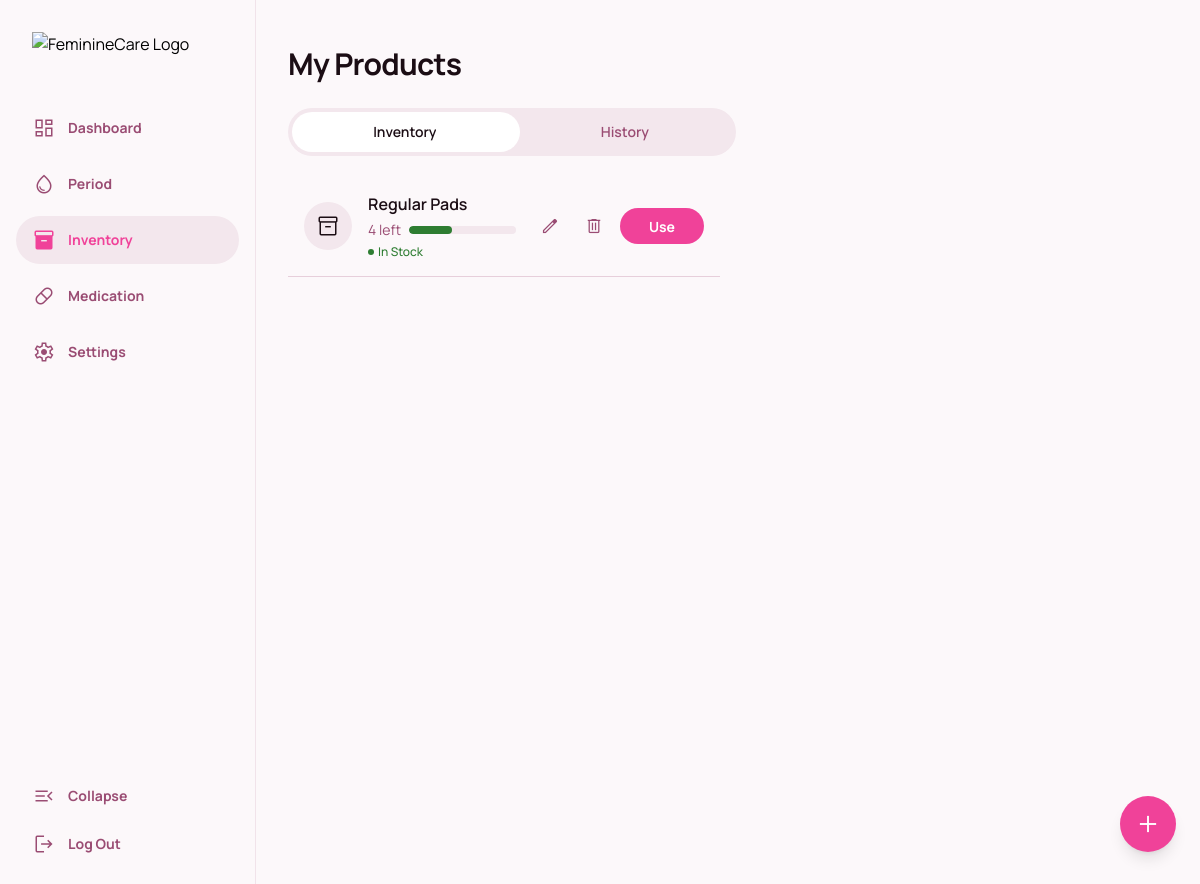
The page /products (signed in) on the database its author committed.
### models.py (models this page shows)
class Product(db.Model):
    id = db.Column(db.Integer, primary_key=True)
    user_id = db.Column(db.Integer, db.ForeignKey('user.id'), nullable=False)
    name = db.Column(db.String(100), nullable=False)
    category = db.Column(db.String(50), nullable=False)
    quantity = db.Column(db.Integer, nullable=False)
    initial_quantity = db.Column(db.Integer, nullable=False)
    created_at = db.Column(db.DateTime, default=datetime.utcnow)

### app.py (the view)
    def decorated_function(*args, **kwargs):
        if 'user_id' not in session:
            return redirect(url_for('login'))
        return f(*args, **kwargs)

### app.py (called while the page is built, shortened)
def login_required(f):
    def decorated_function(*args, **kwargs):
        if 'user_id' not in session:
            return redirect(url_for('login'))
        return f(*args, **kwargs)
    decorated_function.__name__ = f.__name__
    return decorated_function

def get_user_data():
    if 'user_id' in session:
        user = User.query.get(session['user_id'])
        return user
    return None

@app.context_processor
def inject_user_settings():
    if 'user_id' in session:
        user = get_user_data()
        if user and user.settings:
            return dict(user_settings={
                'cycle_reminders': user.settings.cycle_reminders,
                'medication_reminders': user.settings.medication_reminders,
                'supply_alerts': user.settings.supply_alerts,
                'notification_sounds': user.settings.notification_sounds,
                'passcode_lock': user.settings.passcode_lock
            })

@app.route('/products')
@login_required
def products():
    user = get_user_data()
    products = Product.query.filter_by(user_id=user.id).all()
    history = ProductHistory.query.filter_by(user_id=user.id).order_by(ProductHistory.date.desc()).all()
    grouped_history = {}
    for item in history:
        date_str = item.date.strftime('%B %d, %Y')
        if date_str not in grouped_history:
            grouped_history[date_str] = []
        grouped_history[date_str].append(item)
    return render_template('products.html',
                           user=user,
                           products=products,
                           grouped_history=grouped_history)

### templates/products.html (shortened to what this page needs)
{% extends "base.html" %}
{% block main_class %}flex-grow pb-24 md:pb-8 md:p-8{% endblock %}
{% block content %}
<header class="sticky top-0 z-10 bg-background-light/80 dark:bg-background-dark/80 backdrop-blur-sm md:bg-transparent md:dark:bg-transparent md:backdrop-blur-none md:relative md:pt-0">
    <div class="flex h-16 items-center px-4 md:px-0">
        <h1 class="ml-4 flex-1 text-xl font-bold tracking-tight text-text-primary dark:text-white md:ml-0 md:text-3xl">My Products</h1>
    </div>
</header>
<div class="px-4 py-3 md:px-0 md:mx-0">
    <div class="flex h-12 flex-1 items-center justify-center rounded-full bg-surface p-1 dark:bg-white/10 md:max-w-md">
        <label class="flex h-full grow cursor-pointer items-center justify-center overflow-hidden rounded-full px-3 has-[:checked]:bg-white has-[:checked]:text-text-primary dark:has-[:checked]:bg-primary/30 dark:has-[:checked]:text-white text-text-secondary dark:text-white/70 text-sm font-semibold transition-colors">
            <span class="truncate">Inventory</span>
        </label>
        <label class="flex h-full grow cursor-pointer items-center justify-center overflow-hidden rounded-full px-3 has-[:checked]:bg-white has-[:checked]:text-text-primary dark:has-[:checked]:bg-primary/30 dark:has-[:checked]:text-white text-text-secondary dark:text-white/70 text-sm font-semibold transition-colors">
            <span class="truncate">History</span>
        </label>
    </div>
</div>
<div id="inventoryView" class="grid grid-cols-1 lg:grid-cols-2 gap-x-4 px-4 py-2 md:px-0">
    {% if products %}
        {% for product in products %}
            <div class="flex items-center gap-4 p-4 border-b border-border-color dark:border-border-color/20">
                <div class="flex size-12 shrink-0 items-center justify-center rounded-full bg-surface dark:bg-primary/20 text-text-primary dark:text-white">
                    <span class="material-symbols-outlined">inventory_2</span>
                </div>
                <div class="flex-grow">
                    <p class="font-semibold text-text-primary dark:text-white">{{ product.name }}</p>
                    <div class="flex items-center gap-2 mt-1">
                        <span class="text-sm text-text-secondary dark:text-white/70">{{ product.quantity }} left</span>
                        <div class="flex-1 h-2 bg-surface dark:bg-gray-700 rounded-full overflow-hidden">
                            {% set initial_qty = product.initial_quantity or 20 %}
                            {% set initial_qty = 20 if initial_qty <= 0 else initial_qty %}
                            {% set width_percentage = (product.quantity / initial_qty) * 100 %}
                            {% if width_percentage > 100 %}{% set width_percentage = 100 %}{% endif %}
                            <div class="h-full {% if product.quantity > (initial_qty * 0.25) %}bg-success{% elif product.quantity > 0 %}bg-alert{% else %}bg-danger{% endif %} rounded-full" style="width: {{ width_percentage }}%"></div>
                        </div>
                    </div>
                    {% set initial_qty = product.initial_quantity or 20 %}
                    {% set initial_qty = 20 if initial_qty <= 0 else initial_qty %}
                    {% if product.quantity <= 0 %}
                        <div class="flex items-center gap-1 mt-1">
                            <div class="h-1.5 w-1.5 rounded-full bg-danger"></div>
                            <span class="text-xs font-medium text-danger">Out of Stock</span>
                        </div>
                    {% elif product.quantity < (initial_qty * 0.25) %}
                        <div class="flex items-center gap-1 mt-1">
                            <div class="h-1.5 w-1.5 rounded-full bg-alert"></div>
                            <span class="text-xs font-medium text-alert">Low Stock</span>
                        </div>
                    {% else %}
                        <div class="flex items-center gap-1 mt-1">
                            <div class="h-1.5 w-1.5 rounded-full bg-success"></div>
                            <span class="text-xs font-medium text-success">In Stock</span>
                        </div>
                    {% endif %}
                </div>
                <div class="flex gap-2">
                    <button onclick="editProduct('{{ product.id }}', '{{ product.name }}', '{{ product.category }}', {{ product.quantity }})" class="flex size-9 items-center justify-center text-text-secondary dark:text-white/70">
                        <span class="material-symbols-outlined text-xl">edit</span>
                    </button>
                    <form action="{{ url_for('delete_product', product_id=product.id) }}" method="post" onsubmit="return confirm('Are you sure you want to delete this product?')">
                        <button type="submit" class="flex size-9 items-center justify-center text-text-secondary dark:text-white/70">
                            <span class="material-symbols-outlined text-xl">delete</span>
                        </button>
                    </form>
                    <form action="{{ url_for('use_product', product_id=product.id) }}" method="post">
                        {% if product.quantity <= 0 %}
                            <button type="button" class="flex h-9 min-w-[84px] max-w-[480px] cursor-not-allowed items-center justify-center overflow-hidden rounded-full bg-gray-400 dark:bg-gray-600 px-4 text-sm font-bold leading-normal text-white" disabled>
                                <span class="truncate">Use</span>
                            </button>
                        {% else %}
                            <button type="submit" class="flex h-9 min-w-[84px] max-w-[480px] cursor-pointer items-center justify-center overflow-hidden rounded-full bg-primary px-4 text-sm font-bold leading-normal text-white">
                                <span class="truncate">Use</span>
                            </button>
                        {% endif %}
                    </form>
                </div>
            </div>
        {% endfor %}
    {% else %}
        <div class="text-center py-4 text-text-secondary dark:text-gray-400 lg:col-span-2">
            No products added yet
        </div>
    {% endif %}
</div>
{% endblock %}

### templates/base.html (shortened to what this page needs)
<!DOCTYPE html>
<html lang="en">
<head>
    <script src="https://cdn.tailwindcss.com?plugins=forms,container-queries"></script>
    <link rel="stylesheet" href="{{ url_for('static', filename='css/style.css') }}">
</head>
<body class="font-display bg-background-light dark:bg-background-dark">
    <div class="relative flex min-h-screen w-full flex-col group/design-root overflow-x-hidden md:flex-row">
        {% if 'user_id' in session %}
        <nav id="desktop-sidebar" class="hidden md:flex md:w-64 md:flex-col md:fixed md:inset-y-0 md:border-r md:border-border-color/50 dark:md:border-border-color/20 md:bg-background-light dark:md:bg-background-dark md:p-4">
            <div id="desktop-sidebar-header" class="flex items-center gap-3 p-4 mb-4">
                <img src="https://i.ibb.co/zhCdyBd1/Femininelogo-removebg-preview.png" alt="FeminineCare Logo" class="h-10">
            </div>
            <div class="flex flex-col gap-2 flex-1">
                <a class="flex items-center gap-3 rounded-lg px-4 py-3 {% if request.endpoint == 'dashboard' %}bg-surface text-primary dark:bg-primary/20{% else %}text-text-secondary dark:text-gray-400 hover:bg-surface/50 dark:hover:bg-white/5{% endif %}" href="{{ url_for('dashboard') }}">
                    <span class="material-symbols-outlined {% if request.endpoint == 'dashboard' %}filled{% endif %}">dashboard</span>
                    <span class="sidebar-label text-sm font-bold">Dashboard</span>
                </a>
                <a class="flex items-center gap-3 rounded-lg px-4 py-3 {% if request.endpoint == 'period' %}bg-surface text-primary dark:bg-primary/20{% else %}text-text-secondary dark:text-gray-400 hover:bg-surface/50 dark:hover:bg-white/5{% endif %}" href="{{ url_for('period') }}">
                    <span class="material-symbols-outlined {% if request.endpoint == 'period' %}filled{% endif %}">water_drop</span>
                    <span class="sidebar-label text-sm font-bold">Period</span>
                </a>
                <a class="flex items-center gap-3 rounded-lg px-4 py-3 {% if request.endpoint == 'products' %}bg-surface text-primary dark:bg-primary/20{% else %}text-text-secondary dark:text-gray-400 hover:bg-surface/50 dark:hover:bg-white/5{% endif %}" href="{{ url_for('products') }}">
                    <span class="material-symbols-outlined {% if request.endpoint == 'products' %}filled{% endif %}">inventory_2</span>
                    <span class="sidebar-label text-sm font-bold">Inventory</span>
                </a>
                <a class="flex items-center gap-3 rounded-lg px-4 py-3 {% if request.endpoint == 'medications' %}bg-surface text-primary dark:bg-primary/20{% else %}text-text-secondary dark:text-gray-400 hover:bg-surface/50 dark:hover:bg-white/5{% endif %}" href="{{ url_for('medications') }}">
                    <span class="material-symbols-outlined {% if request.endpoint == 'medications' %}filled{% endif %}">pill</span>
                    <span class="sidebar-label text-sm font-bold">Medication</span>
                </a>
                <a class="flex items-center gap-3 rounded-lg px-4 py-3 {% if request.endpoint == 'profile' %}bg-surface text-primary dark:bg-primary/20{% else %}text-text-secondary dark:text-gray-400 hover:bg-surface/50 dark:hover:bg-white/5{% endif %}" href="{{ url_for('profile') }}">
                    <span class="material-symbols-outlined {% if request.endpoint == 'profile' %}filled{% endif %}">settings</span>
                    <span class="sidebar-label text-sm font-bold">Settings</span>
                </a>
            </div>
            <button id="sidebar-toggle" class="flex items-center gap-3 rounded-lg px-4 py-3 text-text-secondary dark:text-gray-400 hover:bg-surface/50 dark:hover:bg-white/5 w-full">
                <span id="sidebar-toggle-icon" class="material-symbols-outlined">menu_open</span>
                <span class="sidebar-label text-sm font-bold">Collapse</span>
            </button>
            <a class="flex items-center gap-3 rounded-lg px-4 py-3 text-text-secondary dark:text-gray-400 hover:bg-surface/50 dark:hover:bg-white/5" href="{{ url_for('logout') }}">
                <span class="material-symbols-outlined">logout</span>
                <span class="sidebar-label text-sm font-bold">Log Out</span>
            </a>
        </nav>
        {% endif %}
        <main id="main-content" class="flex-1 {% if 'user_id' in session %}md:ml-64{% endif %} {% block main_class %}pb-24 md:pb-8 md:p-8{% endblock %} md:h-screen md:overflow-y-auto main-content-desktop">
            {% block content %}{% endblock %}
        </main>
    </div>
    {% if 'user_id' in session and request.endpoint in ['period', 'products', 'medications'] %}
        {% set onclick_action = '' %}
        {% if request.endpoint == 'period' %}
            {% set onclick_action = 'toggleAddPeriodModal()' %}
        {% elif request.endpoint == 'products' %}
            {% set onclick_action = 'toggleAddProductModal()' %}
        {% elif request.endpoint == 'medications' %}
            {% set onclick_action = 'toggleAddMedicationModal()' %}
        {% endif %}
        <button onclick="{{ onclick_action }}"
                class="fixed z-40 right-6 bottom-24 md:bottom-8 flex items-center justify-center size-14 bg-primary text-white rounded-full shadow-lg hover:bg-primary/90 transition-transform active:scale-95">
            <span class="material-symbols-outlined text-3xl">add</span>
        </button>
    {% endif %}
</body>
</html>

### static/css/style.css (style rules this page uses)
body { font-family: 'Manrope', sans-serif; }
#desktop-sidebar { transition: width 0.3s ease; }

### templates/base.html (style rules this page uses)
.material-symbols-outlined { font-variation-settings: 'FILL' 0, 'wght' 300, 'GRAD' 0, 'opsz' 24; }
.material-symbols-outlined.filled { font-variation-settings: 'FILL' 1, 'wght' 300, 'GRAD' 0, 'opsz' 24; }
body { min-height: max(884px, 100dvh); }

### rows shown on the page
Product: name "Regular Pads", quantity "4", shows "In Stock", shows "Use"
